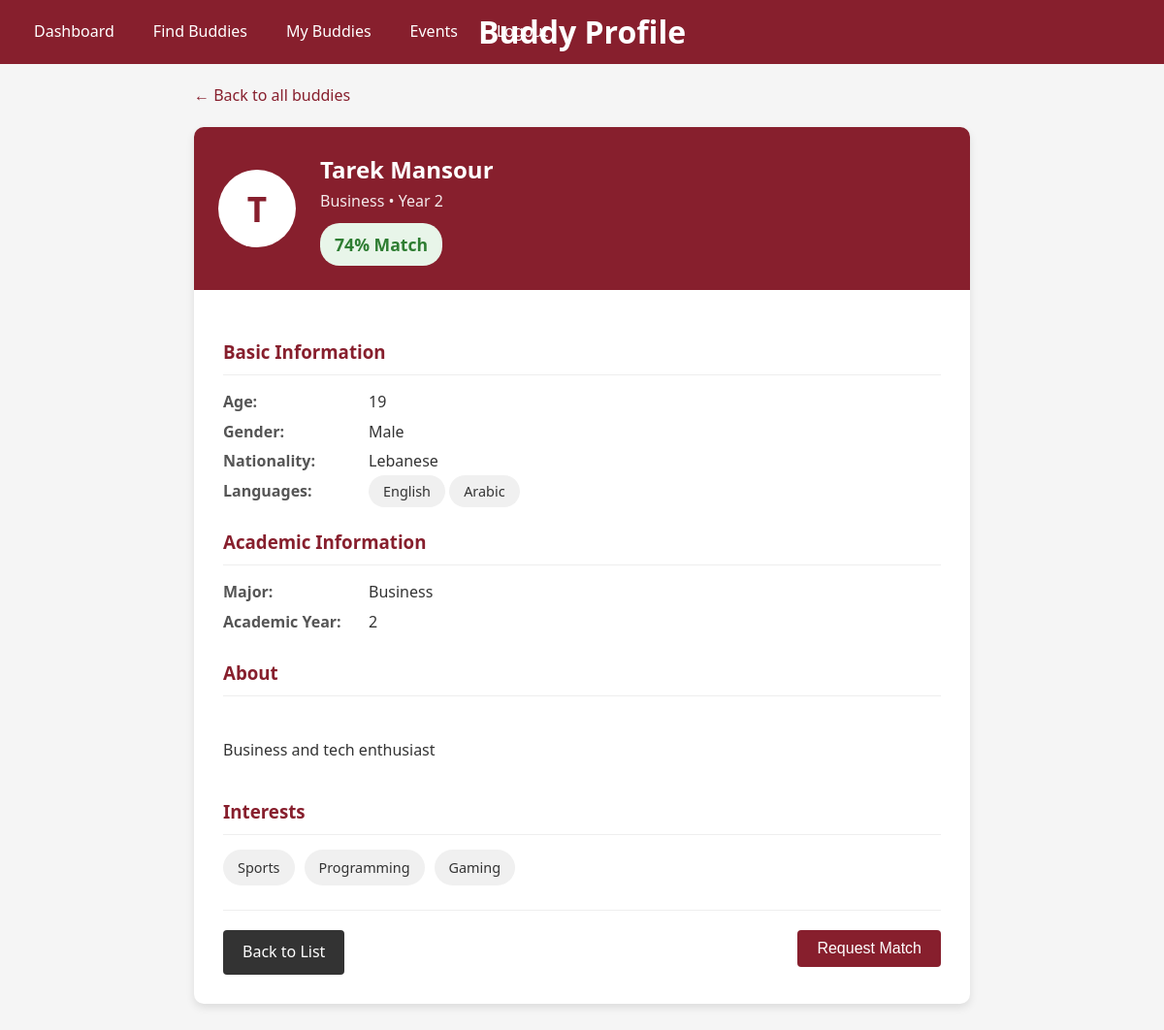
/buddy-details/9 (signed in), run on the app's committed database.
### tables this page shows
CREATE TABLE users (
            id INTEGER PRIMARY KEY AUTOINCREMENT,
            username TEXT UNIQUE,
            password_hash TEXT,
            email TEXT UNIQUE,
            full_name TEXT,
            role TEXT CHECK(role IN ('student', 'buddy')),
            is_approved BOOLEAN DEFAULT FALSE,
            created_at TIMESTAMP DEFAULT CURRENT_TIMESTAMP
        );

CREATE TABLE user_details (
            user_id INTEGER PRIMARY KEY,
            student_id_number TEXT UNIQUE,
            age INTEGER,
            gender TEXT,
            interests TEXT,
            nationality TEXT,
            major TEXT,
            academic_year INTEGER CHECK(academic_year BETWEEN 1 AND 5),
            languages TEXT,
            bio TEXT,
            phone_number TEXT,
            is_international BOOLEAN DEFAULT FALSE,
            FOREIGN KEY (user_id) REFERENCES users(id) ON DELETE CASCADE
        );

### app.py (the view)
@app.route("/buddy-details/<int:buddy_id>")
def buddy_details(buddy_id):
    if "user_id" not in session or session["role"] != "student":
        flash("Please login as a student to view buddy details", "warning")
        return redirect(url_for("login"))
    conn = get_db_connection()
    try:
        buddy = conn.execute(
            """SELECT u.id as buddy_id, u.full_name as name, ud.*
            FROM users u
            JOIN user_details ud ON u.id = ud.user_id
            WHERE u.id = ? AND u.role = 'buddy' AND u.is_approved = 1""",
            (buddy_id,),
        ).fetchone()
        if not buddy:
            flash("Buddy not found", "error")
            return redirect(url_for("view_potential_matches"))
        student_details = conn.execute(
            "SELECT * FROM user_details WHERE user_id = ?", (session["user_id"],)
        ).fetchone()
        match_score = 0
        if student_details:
            if student_details["major"] and buddy["major"]:
                if student_details["major"] == buddy["major"]:
                    match_score += 30
            if student_details["languages"] and buddy["languages"]:
                student_langs = [
                    lang.strip().lower()
                    for lang in student_details["languages"].split(",")
                ]
                buddy_langs = [
                    lang.strip().lower() for lang in buddy["languages"].split(",")
                ]
                if student_langs[0] == buddy_langs[0]:
                    match_score += 15
                common_langs = set(student_langs).intersection(buddy_langs)
                if common_langs:
                    match_score += min(10, len(common_langs) * 2)
            if student_details["academic_year"] and buddy["academic_year"]:
                year_diff = abs(
                    student_details["academic_year"] - buddy["academic_year"]
                )
                if year_diff == 0:
                    match_score += 20
                elif year_diff == 1:
                    match_score += 15
                elif year_diff == 2:
                    match_score += 5
            if student_details["interests"] and buddy["interests"]:
                student_interests = set(
                    i.strip().lower() for i in student_details["interests"].split(",")
                )
                buddy_interests = set(
                    i.strip().lower() for i in buddy["interests"].split(",")
                )
                common_interests = student_interests.intersection(buddy_interests)
                if common_interests:
                    match_score += min(20, len(common_interests) * 5)
            active_matches = conn.execute(
                "SELECT COUNT(*) FROM buddy_matches WHERE buddy_id = ? AND status = 'active'",
                (buddy_id,)
            ).fetchone()[0]
            if active_matches < 2:
                match_score += 10 - (active_matches * 5)
            match_score = max(0, min(100, match_score))
        return render_template(
            "buddy_details.html",
            buddy=buddy,
            full_name=session["full_name"],
            match_score=match_score,
        )
    finally:
        conn.close()

### app.py (called while the page is built)
def get_db_connection():
    conn = sqlite3.connect("buddy_system.db")
    conn.row_factory = sqlite3.Row
    return conn

### templates/buddy_details.html (shortened to what this page needs)
<!DOCTYPE html>
<html lang="en">
<head>
    <link href="{{ url_for('static', filename='background.css') }}" rel="stylesheet">
</head>
<body>
    <div class="header-navbar">
        <div class="navbar">
            <a href="{{ url_for('student_dashboard') }}">Dashboard</a>
            <a href="{{ url_for('view_potential_matches') }}">Find Buddies</a>
            <a href="#">My Buddies</a>
            <a href="#">Events</a>
            <a href="{{ url_for('logout') }}">Logout</a>
        </div>
        <h1 class="header-title">Buddy Profile</h1>
    </div>
    <div class="details-container">
        <a href="{{ url_for('view_potential_matches') }}" class="back-link">
            &larr; Back to all buddies
        </a>
        <div class="buddy-profile">
            <div class="buddy-header">
                <div class="buddy-avatar">{{ buddy.name[0] }}</div>
                <div>
                    <div class="buddy-name">{{ buddy.name }}</div>
                    <div class="buddy-meta">{{ buddy.major }} • Year {{ buddy.academic_year }}</div>
                    <div class="compatibility-badge">{{ match_score }}% Match</div>
                </div>
            </div>
            <div class="buddy-content">
                <div class="detail-section">
                    <h3>Basic Information</h3>
                    <div class="detail-row">
                        <div class="detail-label">Age:</div>
                        <div class="detail-value">{{ buddy.age }}</div>
                    </div>
                    <div class="detail-row">
                        <div class="detail-label">Gender:</div>
                        <div class="detail-value">{{ buddy.gender }}</div>
                    </div>
                    <div class="detail-row">
                        <div class="detail-label">Nationality:</div>
                        <div class="detail-value">{{ buddy.nationality }}</div>
                    </div>
                    <div class="detail-row">
                        <div class="detail-label">Languages:</div>
                        <div class="detail-value">
                            {% for language in buddy.languages.split(',') %}
                            <span class="interest-tag">{{ language }}</span>
                            {% endfor %}
                        </div>
                    </div>
                </div>
                <div class="detail-section">
                    <h3>Academic Information</h3>
                    <div class="detail-row">
                        <div class="detail-label">Major:</div>
                        <div class="detail-value">{{ buddy.major }}</div>
                    </div>
                    <div class="detail-row">
                        <div class="detail-label">Academic Year:</div>
                        <div class="detail-value">{{ buddy.academic_year }}</div>
                    </div>
                </div>
                <div class="detail-section">
                    <h3>About</h3>
                    <div class="bio-text">
                        {% if buddy.bio %}
                        {{ buddy.bio }}
                        {% else %}
                        This buddy hasn't written a bio yet.
                        {% endif %}
                    </div>
                </div>
                <div class="detail-section">
                    <h3>Interests</h3>
                    <div class="interests-list">
                        {% if buddy.interests %}
                        {% for interest in buddy.interests.split(',') %}
                        <span class="interest-tag">{{ interest }}</span>
                        {% endfor %}
                        {% else %}
                        <span>No interests specified</span>
                        {% endif %}
                    </div>
                </div>
                <div class="action-buttons">
                    <a href="{{ url_for('view_potential_matches') }}" class="btn btn-secondary">
                        Back to List
                    </a>
                    <form action="{{ url_for('request_match', buddy_id=buddy.buddy_id) }}" method="POST">
                        <button type="submit" class="btn">Request Match</button>
                    </form>
                </div>
            </div>
        </div>
    </div>
</body>
</html>

### static/background.css (style rules this page uses)
:root { --aub-maroon: #871f2d; --aub-maroon-dark: #5e1520; --aub-maroon-light: #a02838; --aub-gold: #c9a467; --aub-gray: #f5f5f5; --aub-gray-dark: #333333; --aub-white: #ffffff; }
body { font-family: 'Segoe UI', Tahoma, Geneva, Verdana, sans-serif; margin: 0; padding: 0; background-color: var(--aub-gray); color: var(--aub-gray-dark); line-height: 1.6; }
.header-navbar { background-color: var(--aub-maroon); color: var(--aub-white); display: flex; justify-content: space-between; align-items: center; padding: 10px 20px; }
.header-title { position: absolute; left: 50%; transform: translateX(-50%); }
.navbar { display: flex; gap: 10px; }
.navbar a { color: var(--aub-white); text-decoration: none; padding: 10px 15px; display: inline-block; }
.btn { display: inline-block; padding: 10px 20px; background-color: var(--aub-maroon); color: var(--aub-white); border: none; border-radius: 4px; text-decoration: none; cursor: pointer; transition: all 0.3s ease; font-size: 1em; font-weight: 500; }
.btn-secondary { background-color: var(--aub-gray-dark); }

### templates/buddy_details.html (style rules this page uses)
.details-container { max-width: 800px; margin: 0 auto; padding: 20px; }
.buddy-profile { background-color: white; border-radius: 10px; box-shadow: 0 4px 8px rgba(0, 0, 0, 0.1); overflow: hidden; margin-bottom: 30px; }
.buddy-header { background-color: #871f2d; color: white; padding: 25px; display: flex; align-items: center; }
.buddy-avatar { width: 80px; height: 80px; border-radius: 50%; background-color: white; color: #871f2d; display: flex; align-items: center; justify-content: center; font-size: 2.2em; font-weight: bold; margin-right: 25px; }
.buddy-name { font-size: 1.5em; font-weight: bold; }
.buddy-meta { margin-bottom: 5px; opacity: 0.9; }
.buddy-content { padding: 30px; }
.detail-section { margin-bottom: 25px; }
.detail-section h3 { color: #871f2d; margin-bottom: 15px; border-bottom: 1px solid #eee; padding-bottom: 8px; }
.detail-row { display: flex; margin-bottom: 5px; }
.detail-label { font-weight: bold; min-width: 150px; color: #555; }
.detail-value { flex: 1; }
.compatibility-badge { display: inline-block; padding: 8px 15px; background-color: #e8f5e9; color: #2e7d32; border-radius: 20px; font-weight: bold; font-size: 1.1em; margin-top: 5px; }
.bio-text { line-height: 1; white-space: pre-line; }
.interests-list { display: flex; flex-wrap: wrap; gap: 10px; }
.interest-tag { background-color: #f0f0f0; padding: 7px 15px; border-radius: 20px; font-size: 0.9em; }
.action-buttons { display: flex; justify-content: space-between; padding-top: 20px; border-top: 1px solid #eee; }
.back-link { color: #871f2d; text-decoration: none; display: inline-flex; align-items: center; margin-bottom: 20px; }

### data on the page
users: full_name "T", name "Tarek Mansour"
user_details: major "Business", academic_year "2", age "19", gender "Male", nationality "Lebanese", bio "Business and tech enthusiast"

### other printed values
{{ match_score }} "74"
{{ language }} "English" "Arabic"
{{ interest }} "Sports" "Programming" "Gaming"
